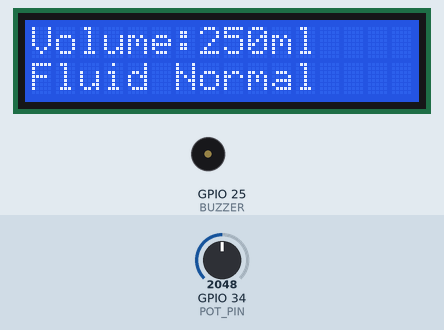
This sketch was run on a simulated ESP32. On the bench: 16×2 character LCD, buzzer (waves = sounding). The inputs (shaded band) are chosen by the test bench; at power-on: GPIO 34 (POT_PIN) = 2048. What the sketch prints to the serial monitor is not drawn.

Above: at 1.2 s.
1.3 s: GPIO 34 (POT_PIN) set to 870
At 2.1 s:
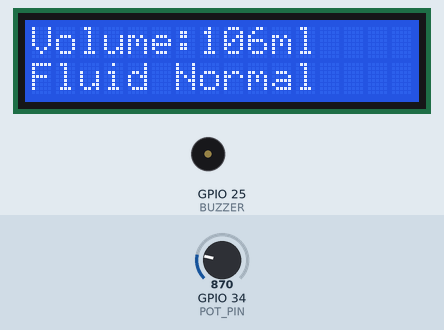
3.1 s: GPIO 34 (POT_PIN) set to 751
At 3.9 s:
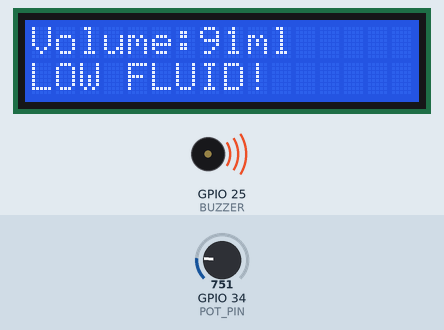
4.7 s: GPIO 34 (POT_PIN) set to 491
At 5.7 s:
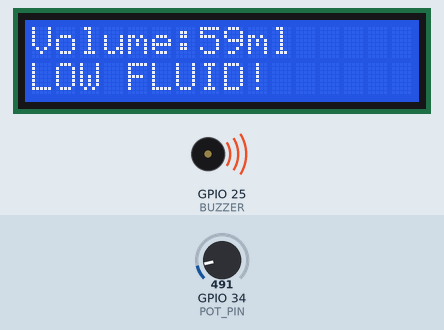
Timing chart, 0 to 7.7 s (numbered marks = the images above; inputs shaded):
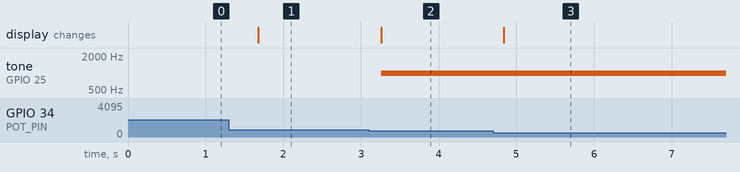

Measured:
- the behaviour switches between 819 and 818 on GPIO 34 (POT_PIN) (found by bisection; images 1 and 2)
- after the input at 1.3 s, the display: changes after 0.38 s (image 1)
- after the input at 3.1 s, tone on GPIO 25 (BUZZER): silent → 1000 Hz after 0.16 s; the display: changes after 0.16 s (image 2)
- after the input at 4.7 s, the display: changes after 0.14 s (image 3)

The sketch:

sketch.ino
```cpp
#include <Wire.h>
#include <LiquidCrystal_I2C.h>
#define POT_PIN 34
#define BUZZER 25
LiquidCrystal_I2C lcd(0x27, 16, 2);
void setup() {
  Serial.begin(115200);
  lcd.init();
  lcd.backlight();
  pinMode(BUZZER, OUTPUT);
}
void loop() {
  int sensor = analogRead(POT_PIN);
  int volume = map(sensor, 0, 4095, 0, 500);
  lcd.setCursor(0, 0);
  lcd.print("Volume:");
  lcd.print(volume);
  lcd.print("ml   ");
  lcd.setCursor(0, 1);
  if (volume < 100) {
    lcd.print("LOW FLUID!    ");
    tone(BUZZER, 1000);
  } else {
    lcd.print("Fluid Normal  ");
    noTone(BUZZER);
  }
  Serial.print("Volume: ");
  Serial.println(volume);
  delay(500);
}
```
